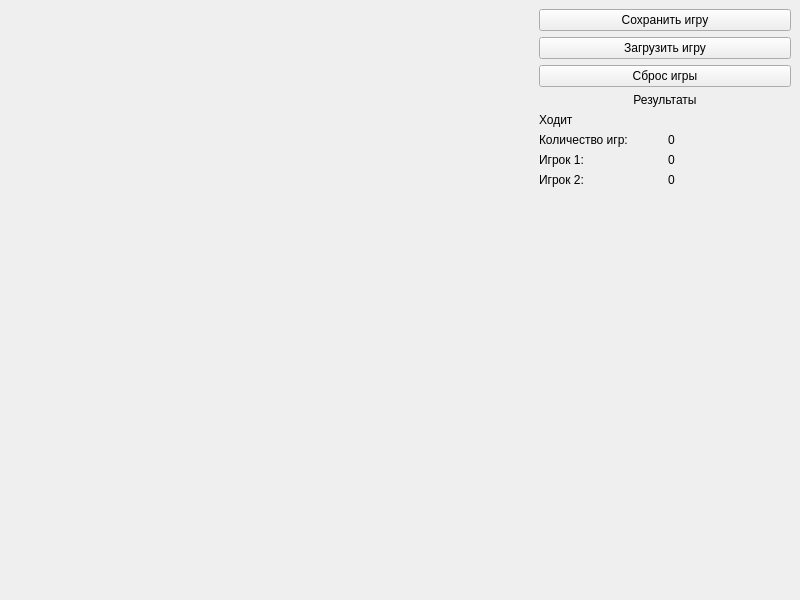
<?xml version="1.0" encoding="UTF-8"?>
<ui version="4.0">
 <class>MainWindow</class>
 <widget class="QMainWindow" name="MainWindow">
  <property name="geometry">
   <rect>
    <x>0</x>
    <y>0</y>
    <width>800</width>
    <height>600</height>
   </rect>
  </property>
  <property name="windowTitle">
   <string>Крестики-нолики 5x5</string>
  </property>
  <widget class="QWidget" name="centralwidget">
   <layout class="QHBoxLayout" name="horizontalLayout">
    <item>
     <layout class="QGridLayout" name="gridLayout">
      <item row="0" column="0"><widget class="QPushButton" name="pushButton_1"><property name="flat"><bool>true</bool></property><property name="minimumSize"><size><width>100</width><height>100</height></size></property></widget></item>
      <item row="0" column="1"><widget class="QPushButton" name="pushButton_2"><property name="flat"><bool>true</bool></property><property name="minimumSize"><size><width>100</width><height>100</height></size></property></widget></item>
      <item row="0" column="2"><widget class="QPushButton" name="pushButton_3"><property name="flat"><bool>true</bool></property><property name="minimumSize"><size><width>100</width><height>100</height></size></property></widget></item>
      <item row="0" column="3"><widget class="QPushButton" name="pushButton_4"><property name="flat"><bool>true</bool></property><property name="minimumSize"><size><width>100</width><height>100</height></size></property></widget></item>
      <item row="0" column="4"><widget class="QPushButton" name="pushButton_5"><property name="flat"><bool>true</bool></property><property name="minimumSize"><size><width>100</width><height>100</height></size></property></widget></item>
      <item row="1" column="0"><widget class="QPushButton" name="pushButton_6"><property name="flat"><bool>true</bool></property><property name="minimumSize"><size><width>100</width><height>100</height></size></property></widget></item>
      <item row="1" column="1"><widget class="QPushButton" name="pushButton_7"><property name="flat"><bool>true</bool></property><property name="minimumSize"><size><width>100</width><height>100</height></size></property></widget></item>
      <item row="1" column="2"><widget class="QPushButton" name="pushButton_8"><property name="flat"><bool>true</bool></property><property name="minimumSize"><size><width>100</width><height>100</height></size></property></widget></item>
      <item row="1" column="3"><widget class="QPushButton" name="pushButton_9"><property name="flat"><bool>true</bool></property><property name="minimumSize"><size><width>100</width><height>100</height></size></property></widget></item>
      <item row="1" column="4"><widget class="QPushButton" name="pushButton_10"><property name="flat"><bool>true</bool></property><property name="minimumSize"><size><width>100</width><height>100</height></size></property></widget></item>
      <item row="2" column="0"><widget class="QPushButton" name="pushButton_11"><property name="flat"><bool>true</bool></property><property name="minimumSize"><size><width>100</width><height>100</height></size></property></widget></item>
      <item row="2" column="1"><widget class="QPushButton" name="pushButton_12"><property name="flat"><bool>true</bool></property><property name="minimumSize"><size><width>100</width><height>100</height></size></property></widget></item>
      <item row="2" column="2"><widget class="QPushButton" name="pushButton_13"><property name="flat"><bool>true</bool></property><property name="minimumSize"><size><width>100</width><height>100</height></size></property></widget></item>
      <item row="2" column="3"><widget class="QPushButton" name="pushButton_14"><property name="flat"><bool>true</bool></property><property name="minimumSize"><size><width>100</width><height>100</height></size></property></widget></item>
      <item row="2" column="4"><widget class="QPushButton" name="pushButton_15"><property name="flat"><bool>true</bool></property><property name="minimumSize"><size><width>100</width><height>100</height></size></property></widget></item>
      <item row="3" column="0"><widget class="QPushButton" name="pushButton_16"><property name="flat"><bool>true</bool></property><property name="minimumSize"><size><width>100</width><height>100</height></size></property></widget></item>
      <item row="3" column="1"><widget class="QPushButton" name="pushButton_17"><property name="flat"><bool>true</bool></property><property name="minimumSize"><size><width>100</width><height>100</height></size></property></widget></item>
      <item row="3" column="2"><widget class="QPushButton" name="pushButton_18"><property name="flat"><bool>true</bool></property><property name="minimumSize"><size><width>100</width><height>100</height></size></property></widget></item>
      <item row="3" column="3"><widget class="QPushButton" name="pushButton_19"><property name="flat"><bool>true</bool></property><property name="minimumSize"><size><width>100</width><height>100</height></size></property></widget></item>
      <item row="3" column="4"><widget class="QPushButton" name="pushButton_20"><property name="flat"><bool>true</bool></property><property name="minimumSize"><size><width>100</width><height>100</height></size></property></widget></item>
      <item row="4" column="0"><widget class="QPushButton" name="pushButton_21"><property name="flat"><bool>true</bool></property><property name="minimumSize"><size><width>100</width><height>100</height></size></property></widget></item>
      <item row="4" column="1"><widget class="QPushButton" name="pushButton_22"><property name="flat"><bool>true</bool></property><property name="minimumSize"><size><width>100</width><height>100</height></size></property></widget></item>
      <item row="4" column="2"><widget class="QPushButton" name="pushButton_23"><property name="flat"><bool>true</bool></property><property name="minimumSize"><size><width>100</width><height>100</height></size></property></widget></item>
      <item row="4" column="3"><widget class="QPushButton" name="pushButton_24"><property name="flat"><bool>true</bool></property><property name="minimumSize"><size><width>100</width><height>100</height></size></property></widget></item>
      <item row="4" column="4"><widget class="QPushButton" name="pushButton_25"><property name="flat"><bool>true</bool></property><property name="minimumSize"><size><width>100</width><height>100</height></size></property></widget></item>
     </layout>
    </item>
    <item>
     <layout class="QVBoxLayout" name="verticalLayout">
      <item>
       <widget class="QPushButton" name="btnSave">
        <property name="text"><string>Сохранить игру</string></property>
       </widget>
      </item>
      <item>
       <widget class="QPushButton" name="btnLoad">
        <property name="text"><string>Загрузить игру</string></property>
       </widget>
      </item>
      <item>
       <widget class="QPushButton" name="btnReset">
        <property name="text"><string>Сброс игры</string></property>
       </widget>
      </item>
      <item>
       <layout class="QVBoxLayout" name="verticalLayout_2">
        <item>
         <widget class="QLabel" name="label_3">
          <property name="text"><string>Результаты</string></property>
          <property name="alignment"><set>Qt::AlignCenter</set></property>
         </widget>
        </item>
        <item>
         <layout class="QHBoxLayout" name="horizontalLayout">
          <item><widget class="QLabel" name="label"><property name="text"><string>Ходит</string></property></widget></item>
          <item><widget class="QLabel" name="label_2"><property name="text"><string/></property></widget></item>
         </layout>
        </item>
        <item>
         <layout class="QHBoxLayout" name="horizontalLayout_4">
          <item><widget class="QLabel" name="labelCount"><property name="text"><string>Количество игр:</string></property></widget></item>
          <item><widget class="QLabel" name="labelCountRes"><property name="text"><string>0</string></property></widget></item>
         </layout>
        </item>
        <item>
         <layout class="QHBoxLayout" name="horizontalLayout_2">
          <item><widget class="QLabel" name="labelPlayer1"><property name="text"><string>Игрок 1:</string></property></widget></item>
          <item><widget class="QLabel" name="labelPlayer1Res"><property name="text"><string>0</string></property></widget></item>
         </layout>
        </item>
        <item>
         <layout class="QHBoxLayout" name="horizontalLayout_3">
          <item><widget class="QLabel" name="labelPlayer2"><property name="text"><string>Игрок 2:</string></property></widget></item>
          <item><widget class="QLabel" name="labelPlayer2Res"><property name="text"><string>0</string></property></widget></item>
         </layout>
        </item>
       </layout>
      </item>
      <item>
       <spacer name="verticalSpacer">
        <property name="orientation"><enum>Qt::Vertical</enum></property>
        <property name="sizeHint" stdset="0"><size><width>20</width><height>40</height></size></property>
       </spacer>
      </item>
     </layout>
    </item>
   </layout>
  </widget>
 </widget>
 <resources/>
 <connections/>
</ui>
